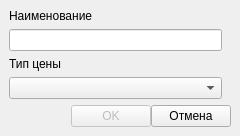
<?xml version="1.0" encoding="UTF-8"?>
<ui version="4.0">
 <class>FormModificationGroupCard</class>
 <widget class="QWidget" name="FormModificationGroupCard">
  <property name="geometry">
   <rect>
    <x>0</x>
    <y>0</y>
    <width>240</width>
    <height>133</height>
   </rect>
  </property>
  <property name="windowTitle">
   <string>Группа модификаций</string>
  </property>
  <layout class="QGridLayout" name="gridLayout">
   <property name="leftMargin">
    <number>9</number>
   </property>
   <property name="topMargin">
    <number>9</number>
   </property>
   <property name="rightMargin">
    <number>9</number>
   </property>
   <property name="bottomMargin">
    <number>9</number>
   </property>
   <property name="horizontalSpacing">
    <number>9</number>
   </property>
   <property name="verticalSpacing">
    <number>6</number>
   </property>
   <item row="1" column="0">
    <widget class="QLineEdit" name="lineEditName"/>
   </item>
   <item row="2" column="0">
    <widget class="QLabel" name="label_2">
     <property name="text">
      <string>Тип цены</string>
     </property>
    </widget>
   </item>
   <item row="0" column="0">
    <widget class="QLabel" name="label">
     <property name="text">
      <string>Наименование</string>
     </property>
    </widget>
   </item>
   <item row="3" column="0">
    <widget class="QComboBox" name="comboBoxTypes">
     <property name="sizePolicy">
      <sizepolicy hsizetype="Preferred" vsizetype="Fixed">
       <horstretch>0</horstretch>
       <verstretch>0</verstretch>
      </sizepolicy>
     </property>
     <property name="minimumSize">
      <size>
       <width>200</width>
       <height>0</height>
      </size>
     </property>
    </widget>
   </item>
   <item row="4" column="0" colspan="2">
    <layout class="QHBoxLayout" name="horizontalLayout">
     <item>
      <spacer name="horizontalSpacer_2">
       <property name="orientation">
        <enum>Qt::Horizontal</enum>
       </property>
       <property name="sizeHint" stdset="0">
        <size>
         <width>40</width>
         <height>20</height>
        </size>
       </property>
      </spacer>
     </item>
     <item>
      <widget class="QPushButton" name="buttonSave">
       <property name="enabled">
        <bool>false</bool>
       </property>
       <property name="sizePolicy">
        <sizepolicy hsizetype="Preferred" vsizetype="Preferred">
         <horstretch>0</horstretch>
         <verstretch>0</verstretch>
        </sizepolicy>
       </property>
       <property name="minimumSize">
        <size>
         <width>0</width>
         <height>0</height>
        </size>
       </property>
       <property name="maximumSize">
        <size>
         <width>16777215</width>
         <height>16777215</height>
        </size>
       </property>
       <property name="baseSize">
        <size>
         <width>0</width>
         <height>50</height>
        </size>
       </property>
       <property name="text">
        <string>OK</string>
       </property>
       <property name="iconSize">
        <size>
         <width>20</width>
         <height>20</height>
        </size>
       </property>
       <property name="flat">
        <bool>false</bool>
       </property>
      </widget>
     </item>
     <item>
      <widget class="QPushButton" name="buttonCancel">
       <property name="sizePolicy">
        <sizepolicy hsizetype="Preferred" vsizetype="Preferred">
         <horstretch>0</horstretch>
         <verstretch>0</verstretch>
        </sizepolicy>
       </property>
       <property name="minimumSize">
        <size>
         <width>0</width>
         <height>0</height>
        </size>
       </property>
       <property name="maximumSize">
        <size>
         <width>16777215</width>
         <height>16777215</height>
        </size>
       </property>
       <property name="text">
        <string>Отмена</string>
       </property>
       <property name="iconSize">
        <size>
         <width>20</width>
         <height>20</height>
        </size>
       </property>
       <property name="flat">
        <bool>false</bool>
       </property>
      </widget>
     </item>
    </layout>
   </item>
  </layout>
 </widget>
 <resources/>
 <connections/>
</ui>
